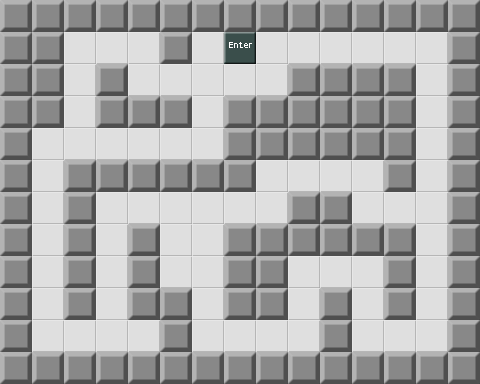

Tiled map render using the project's own tile images. Description and the map definition, with tile-layer contents summarised, below:
An orthogonal 15x12 tile map with 32x32 px tiles, 1 tile layer (Map) and 1 object (smartPredator).

<map version="1.0" orientation="orthogonal" width="15" height="12" tilewidth="32" tileheight="32">
 <tileset firstgid="1" source="devgraphics.tsx" />
 <layer name="Map" width="15" height="12">
  <data>[180 cells, 180 non-empty, 3 distinct tile ids]</data>
 </layer>
 <objectgroup name="Enemies" width="15" height="12">
  <object name="e1" type="smartPredator" gid="11" x="192" y="352">
   <properties>
    <property name="direction" value="up" />
    <property name="type" value="smartPredator" />
   </properties>
  </object>
 </objectgroup>
 <objectgroup name="Items" width="15" height="12" />
 <objectgroup name="Tools" width="15" height="12" />
 <objectgroup name="Properties" width="15" height="12" />
</map>
